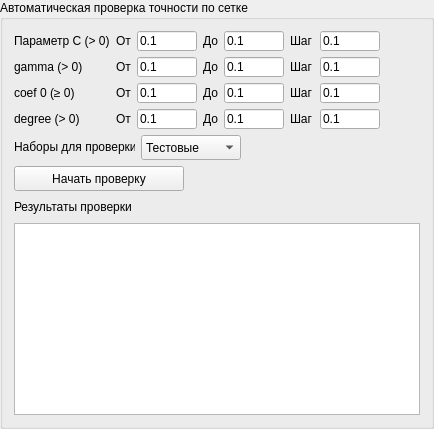
         <widget class="QGroupBox" name="groupBox_3">
          <property name="title">
           <string>Автоматическая проверка точности по сетке</string>
          </property>
          <layout class="QHBoxLayout" name="horizontalLayout_16">
           <item>
            <layout class="QVBoxLayout" name="verticalLayout_5">
             <item>
              <layout class="QHBoxLayout" name="horizontalLayout_13">
               <item>
                <layout class="QGridLayout" name="gridLayout">
                 <item row="0" column="0">
                  <widget class="QLabel" name="label_C_auto">
                   <property name="text">
                    <string>Параметр С (&gt; 0)</string>
                   </property>
                  </widget>
                 </item>
                 <item row="0" column="1">
                  <widget class="QLabel" name="label_C_from">
                   <property name="text">
                    <string>От</string>
                   </property>
                  </widget>
                 </item>
                 <item row="0" column="2">
                  <widget class="QLineEdit" name="lineEdit_C_from">
                   <property name="sizePolicy">
                    <sizepolicy hsizetype="Fixed" vsizetype="Fixed">
                     <horstretch>0</horstretch>
                     <verstretch>0</verstretch>
                    </sizepolicy>
                   </property>
                   <property name="minimumSize">
                    <size>
                     <width>60</width>
                     <height>20</height>
                    </size>
                   </property>
                   <property name="maximumSize">
                    <size>
                     <width>60</width>
                     <height>20</height>
                    </size>
                   </property>
                   <property name="text">
                    <string>0.1</string>
                   </property>
                  </widget>
                 </item>
                 <item row="0" column="3">
                  <widget class="QLabel" name="label_C_to">
                   <property name="text">
                    <string>До</string>
                   </property>
                  </widget>
                 </item>
                 <item row="0" column="4">
                  <widget class="QLineEdit" name="lineEdit_C_to">
                   <property name="sizePolicy">
                    <sizepolicy hsizetype="Fixed" vsizetype="Fixed">
                     <horstretch>0</horstretch>
                     <verstretch>0</verstretch>
                    </sizepolicy>
                   </property>
                   <property name="minimumSize">
                    <size>
                     <width>60</width>
                     <height>20</height>
                    </size>
                   </property>
                   <property name="maximumSize">
                    <size>
                     <width>60</width>
                     <height>20</height>
                    </size>
                   </property>
                   <property name="text">
                    <string>0.1</string>
                   </property>
                  </widget>
                 </item>
                 <item row="0" column="5">
                  <widget class="QLabel" name="label_C_step">
                   <property name="text">
                    <string>Шаг</string>
                   </property>
                  </widget>
                 </item>
                 <item row="0" column="6">
                  <widget class="QLineEdit" name="lineEdit_C_step">
                   <property name="sizePolicy">
                    <sizepolicy hsizetype="Fixed" vsizetype="Fixed">
                     <horstretch>0</horstretch>
                     <verstretch>0</verstretch>
                    </sizepolicy>
                   </property>
                   <property name="minimumSize">
                    <size>
                     <width>60</width>
                     <height>20</height>
                    </size>
                   </property>
                   <property name="maximumSize">
                    <size>
                     <width>60</width>
                     <height>20</height>
                    </size>
                   </property>
                   <property name="text">
                    <string>0.1</string>
                   </property>
                  </widget>
                 </item>
                 <item row="1" column="0">
                  <widget class="QLabel" name="label_gamma_auto">
                   <property name="text">
                    <string>gamma (&gt; 0)</string>
                   </property>
                  </widget>
                 </item>
                 <item row="1" column="1">
                  <widget class="QLabel" name="label_gamma_from">
                   <property name="text">
                    <string>От</string>
                   </property>
                  </widget>
                 </item>
                 <item row="1" column="2">
                  <widget class="QLineEdit" name="lineEdit_gamma_from">
                   <property name="sizePolicy">
                    <sizepolicy hsizetype="Fixed" vsizetype="Fixed">
                     <horstretch>0</horstretch>
                     <verstretch>0</verstretch>
                    </sizepolicy>
                   </property>
                   <property name="minimumSize">
                    <size>
                     <width>60</width>
                     <height>20</height>
                    </size>
                   </property>
                   <property name="maximumSize">
                    <size>
                     <width>60</width>
                     <height>20</height>
                    </size>
                   </property>
                   <property name="text">
                    <string>0.1</string>
                   </property>
                  </widget>
                 </item>
                 <item row="1" column="3">
                  <widget class="QLabel" name="label_gamma_to">
                   <property name="text">
                    <string>До</string>
                   </property>
                  </widget>
                 </item>
                 <item row="1" column="4">
                  <widget class="QLineEdit" name="lineEdit_gamma_to">
                   <property name="sizePolicy">
                    <sizepolicy hsizetype="Fixed" vsizetype="Fixed">
                     <horstretch>0</horstretch>
                     <verstretch>0</verstretch>
                    </sizepolicy>
                   </property>
                   <property name="minimumSize">
                    <size>
                     <width>60</width>
                     <height>20</height>
                    </size>
                   </property>
                   <property name="maximumSize">
                    <size>
                     <width>60</width>
                     <height>20</height>
                    </size>
                   </property>
                   <property name="text">
                    <string>0.1</string>
                   </property>
                  </widget>
                 </item>
                 <item row="1" column="5">
                  <widget class="QLabel" name="label_gamma_step">
                   <property name="text">
                    <string>Шаг</string>
                   </property>
                  </widget>
                 </item>
                 <item row="1" column="6">
                  <widget class="QLineEdit" name="lineEdit_gamma_step">
                   <property name="sizePolicy">
                    <sizepolicy hsizetype="Fixed" vsizetype="Fixed">
                     <horstretch>0</horstretch>
                     <verstretch>0</verstretch>
                    </sizepolicy>
                   </property>
                   <property name="minimumSize">
                    <size>
                     <width>60</width>
                     <height>20</height>
                    </size>
                   </property>
                   <property name="maximumSize">
                    <size>
                     <width>60</width>
                     <height>20</height>
                    </size>
                   </property>
                   <property name="text">
                    <string>0.1</string>
                   </property>
                  </widget>
                 </item>
                 <item row="2" column="0">
                  <widget class="QLabel" name="label_coef0_auto">
                   <property name="text">
                    <string>coef 0 (≥ 0)</string>
                   </property>
                  </widget>
                 </item>
                 <item row="2" column="1">
                  <widget class="QLabel" name="label_coef0_from">
                   <property name="text">
                    <string>От</string>
                   </property>
                  </widget>
                 </item>
                 <item row="2" column="2">
                  <widget class="QLineEdit" name="lineEdit_coef0_from">
                   <property name="sizePolicy">
                    <sizepolicy hsizetype="Fixed" vsizetype="Fixed">
                     <horstretch>0</horstretch>
                     <verstretch>0</verstretch>
                    </sizepolicy>
                   </property>
                   <property name="minimumSize">
                    <size>
                     <width>60</width>
                     <height>20</height>
                    </size>
                   </property>
                   <property name="maximumSize">
                    <size>
                     <width>60</width>
                     <height>20</height>
                    </size>
                   </property>
                   <property name="text">
                    <string>0.1</string>
                   </property>
                  </widget>
                 </item>
                 <item row="2" column="3">
                  <widget class="QLabel" name="label_coef0_to">
                   <property name="text">
                    <string>До</string>
                   </property>
                  </widget>
                 </item>
                 <item row="2" column="4">
                  <widget class="QLineEdit" name="lineEdit_coef0_to">
                   <property name="sizePolicy">
                    <sizepolicy hsizetype="Fixed" vsizetype="Fixed">
                     <horstretch>0</horstretch>
                     <verstretch>0</verstretch>
                    </sizepolicy>
                   </property>
                   <property name="minimumSize">
                    <size>
                     <width>60</width>
                     <height>20</height>
                    </size>
                   </property>
                   <property name="maximumSize">
                    <size>
                     <width>60</width>
                     <height>20</height>
                    </size>
                   </property>
                   <property name="text">
                    <string>0.1</string>
                   </property>
                  </widget>
                 </item>
                 <item row="2" column="5">
                  <widget class="QLabel" name="label_coef0_step">
                   <property name="text">
                    <string>Шаг</string>
                   </property>
                  </widget>
                 </item>
                 <item row="2" column="6">
                  <widget class="QLineEdit" name="lineEdit_coef0_step">
                   <property name="sizePolicy">
                    <sizepolicy hsizetype="Fixed" vsizetype="Fixed">
                     <horstretch>0</horstretch>
                     <verstretch>0</verstretch>
                    </sizepolicy>
                   </property>
                   <property name="minimumSize">
                    <size>
                     <width>60</width>
                     <height>20</height>
                    </size>
                   </property>
                   <property name="maximumSize">
                    <size>
                     <width>60</width>
                     <height>20</height>
                    </size>
                   </property>
                   <property name="text">
                    <string>0.1</string>
                   </property>
                  </widget>
                 </item>
                 <item row="3" column="0">
                  <widget class="QLabel" name="label_degree_auto">
                   <property name="text">
                    <string>degree (&gt; 0)</string>
                   </property>
                  </widget>
                 </item>
                 <item row="3" column="1">
                  <widget class="QLabel" name="label_degree_from">
                   <property name="text">
                    <string>От</string>
                   </property>
                  </widget>
                 </item>
                 <item row="3" column="2">
                  <widget class="QLineEdit" name="lineEdit_degree_from">
                   <property name="sizePolicy">
                    <sizepolicy hsizetype="Fixed" vsizetype="Fixed">
                     <horstretch>0</horstretch>
                     <verstretch>0</verstretch>
                    </sizepolicy>
                   </property>
                   <property name="minimumSize">
                    <size>
                     <width>60</width>
                     <height>20</height>
                    </size>
                   </property>
                   <property name="maximumSize">
                    <size>
                     <width>60</width>
                     <height>20</height>
                    </size>
                   </property>
                   <property name="text">
                    <string>0.1</string>
                   </property>
                  </widget>
                 </item>
                 <item row="3" column="3">
                  <widget class="QLabel" name="label_degree_to">
                   <property name="text">
                    <string>До</string>
                   </property>
                  </widget>
                 </item>
                 <item row="3" column="4">
                  <widget class="QLineEdit" name="lineEdit_degree_to">
                   <property name="sizePolicy">
                    <sizepolicy hsizetype="Fixed" vsizetype="Fixed">
                     <horstretch>0</horstretch>
                     <verstretch>0</verstretch>
                    </sizepolicy>
                   </property>
                   <property name="minimumSize">
                    <size>
                     <width>60</width>
                     <height>20</height>
                    </size>
                   </property>
                   <property name="maximumSize">
                    <size>
                     <width>60</width>
                     <height>20</height>
                    </size>
                   </property>
                   <property name="text">
                    <string>0.1</string>
                   </property>
                  </widget>
                 </item>
                 <item row="3" column="5">
                  <widget class="QLabel" name="label_degree_step">
                   <property name="text">
                    <string>Шаг</string>
                   </property>
                  </widget>
                 </item>
                 <item row="3" column="6">
                  <widget class="QLineEdit" name="lineEdit_degree_step">
                   <property name="sizePolicy">
                    <sizepolicy hsizetype="Fixed" vsizetype="Fixed">
                     <horstretch>0</horstretch>
                     <verstretch>0</verstretch>
                    </sizepolicy>
                   </property>
                   <property name="minimumSize">
                    <size>
                     <width>60</width>
                     <height>20</height>
                    </size>
                   </property>
                   <property name="maximumSize">
                    <size>
                     <width>60</width>
                     <height>20</height>
                    </size>
                   </property>
                   <property name="text">
                    <string>0.1</string>
                   </property>
                  </widget>
                 </item>
                </layout>
               </item>
               <item>
                <spacer name="horizontalSpacer_5">
                 <property name="orientation">
                  <enum>Qt::Horizontal</enum>
                 </property>
                 <property name="sizeHint" stdset="0">
                  <size>
                   <width>40</width>
                   <height>20</height>
                  </size>
                 </property>
                </spacer>
               </item>
              </layout>
             </item>
             <item>
              <layout class="QHBoxLayout" name="horizontalLayout_12">
               <item>
                <widget class="QLabel" name="label_5">
                 <property name="sizePolicy">
                  <sizepolicy hsizetype="Fixed" vsizetype="Fixed">
                   <horstretch>0</horstretch>
                   <verstretch>0</verstretch>
                  </sizepolicy>
                 </property>
                 <property name="minimumSize">
                  <size>
                   <width>121</width>
                   <height>20</height>
                  </size>
                 </property>
                 <property name="maximumSize">
                  <size>
                   <width>121</width>
                   <height>20</height>
                  </size>
                 </property>
                 <property name="text">
                  <string>Наборы для проверки</string>
                 </property>
                </widget>
               </item>
               <item>
                <widget class="QComboBox" name="comboBox_predictSets">
                 <property name="sizePolicy">
                  <sizepolicy hsizetype="Fixed" vsizetype="Fixed">
                   <horstretch>0</horstretch>
                   <verstretch>0</verstretch>
                  </sizepolicy>
                 </property>
                 <property name="minimumSize">
                  <size>
                   <width>100</width>
                   <height>25</height>
                  </size>
                 </property>
                 <property name="maximumSize">
                  <size>
                   <width>100</width>
                   <height>25</height>
                  </size>
                 </property>
                 <property name="currentIndex">
                  <number>1</number>
                 </property>
                 <item>
                  <property name="text">
                   <string>Обучающие</string>
                  </property>
                 </item>
                 <item>
                  <property name="text">
                   <string>Тестовые</string>
                  </property>
                 </item>
                 <item>
                  <property name="text">
                   <string>Все</string>
                  </property>
                 </item>
                </widget>
               </item>
               <item>
                <spacer name="horizontalSpacer_6">
                 <property name="orientation">
                  <enum>Qt::Horizontal</enum>
                 </property>
                 <property name="sizeHint" stdset="0">
                  <size>
                   <width>40</width>
                   <height>20</height>
                  </size>
                 </property>
                </spacer>
               </item>
              </layout>
             </item>
             <item>
              <layout class="QHBoxLayout" name="horizontalLayout_11">
               <item>
                <widget class="QPushButton" name="pushButton_auto">
                 <property name="sizePolicy">
                  <sizepolicy hsizetype="Fixed" vsizetype="Fixed">
                   <horstretch>0</horstretch>
                   <verstretch>0</verstretch>
                  </sizepolicy>
                 </property>
                 <property name="minimumSize">
                  <size>
                   <width>170</width>
                   <height>25</height>
                  </size>
                 </property>
                 <property name="maximumSize">
                  <size>
                   <width>170</width>
                   <height>25</height>
                  </size>
                 </property>
                 <property name="text">
                  <string>Начать проверку</string>
                 </property>
                </widget>
               </item>
               <item>
                <spacer name="horizontalSpacer_7">
                 <property name="orientation">
                  <enum>Qt::Horizontal</enum>
                 </property>
                 <property name="sizeHint" stdset="0">
                  <size>
                   <width>40</width>
                   <height>20</height>
                  </size>
                 </property>
                </spacer>
               </item>
              </layout>
             </item>
             <item>
              <layout class="QHBoxLayout" name="horizontalLayout_10">
               <item>
                <widget class="QLabel" name="label_7">
                 <property name="sizePolicy">
                  <sizepolicy hsizetype="Fixed" vsizetype="Fixed">
                   <horstretch>0</horstretch>
                   <verstretch>0</verstretch>
                  </sizepolicy>
                 </property>
                 <property name="minimumSize">
                  <size>
                   <width>131</width>
                   <height>20</height>
                  </size>
                 </property>
                 <property name="maximumSize">
                  <size>
                   <width>131</width>
                   <height>20</height>
                  </size>
                 </property>
                 <property name="text">
                  <string>Результаты проверки</string>
                 </property>
                </widget>
               </item>
               <item>
                <spacer name="horizontalSpacer_15">
                 <property name="orientation">
                  <enum>Qt::Horizontal</enum>
                 </property>
                 <property name="sizeHint" stdset="0">
                  <size>
                   <width>40</width>
                   <height>20</height>
                  </size>
                 </property>
                </spacer>
               </item>
              </layout>
             </item>
             <item>
              <widget class="QTextEdit" name="textEdit_testResults">
               <property name="readOnly">
                <bool>true</bool>
               </property>
              </widget>
             </item>
            </layout>
           </item>
          </layout>
         </widget>
